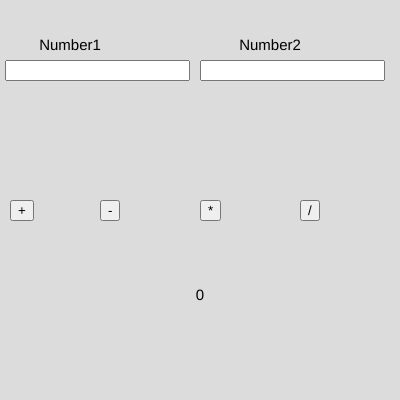
Frame 1 (no input)
Frame 60 (no input): identical to frame 1, image omitted
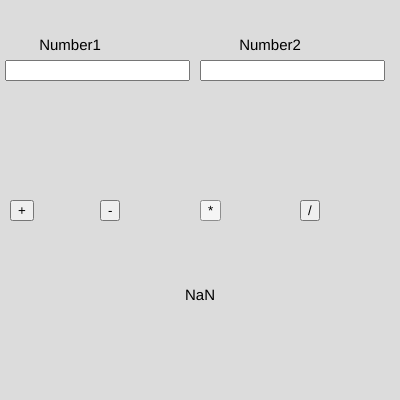
Frame 120 (the mouse pressed at the canvas centre since frame 60)

The p5.js sketch that drew these frames (run headless with seeded random() and noise() and a simulated clock; from frame 60 on, the mouse is pressed at the canvas centre):

// p5.js sketch
// ── sketch.js
var n1,n2,n3;
var b1,b2,b3,b4;
n3 = 0


function setup() {

  createCanvas(400, 400);
num1 = createInput();
num1.position(5,60);
num2 = createInput();
num2.position(200,60)
b1 = createButton("+");
b1.position(10,200);
b1.mousePressed(add);

b2 = createButton("-");
b2.position(100,200);
b2.mousePressed(subtract);

b3 = createButton("*");
b3.position(200,200);
b3.mousePressed(multiplication);

b4 = createButton("/");
b4.position(300,200);
b4.mousePressed(division);

textAlign(CENTER);
textSize(15);

}

function draw() {
  background(220);
  text("Number1",70,50);
  text("Number2",270,50);


  text(n3,200,300);
  n1 = parseInt(num1.value());
  n2 = parseInt(num2.value());
  
}
function add() {
console.log(n1 +n2)
n3 = n1+n2
};
function subtract() {
console.log(n1 - n2)
n3 = n1-n2
}
function multiplication() {
console.log(n1 * n2)
n3 = n1*n2
}
function division(){
console.log(n1 / n2)
n3 = n1/n2
}
